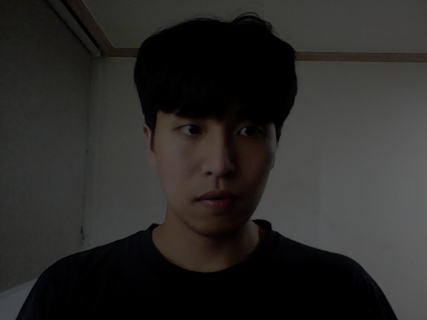
#> input picture data/face_brightness-40.png, 427 x 320 px
$ python image_absortion.py
#> lines starting #> are read from the running program, lines starting #| are printed output that depends on the picture
import cv2
import numpy as np
a=cv2.imread("./data/face_brightness-40.png")
#> a is the input picture: shape (320, 427, 3); mean B, G, R 39.8, 41.3, 42.6
b=cv2.imread("./data/face_brightness+40.png")
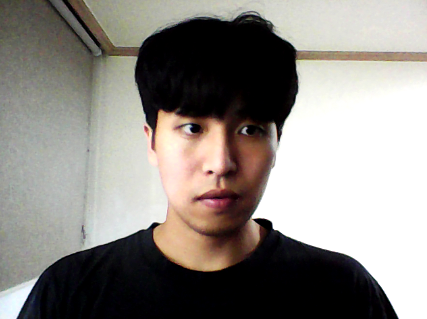
#> input picture data/face_brightness+40.png, 427 x 319 px
#> b is the input picture: shape (319, 427, 3); mean B, G, R 132, 137.1, 141.5
c=cv2.imread("./data/face_contrast-40.png")
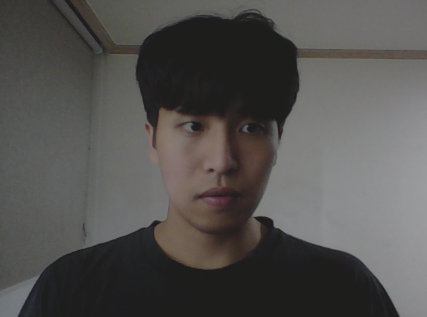
#> input picture data/face_contrast-40.png, 427 x 317 px
#> c is the input picture: shape (317, 427, 3); mean B, G, R 80.2, 81.9, 83.7
d=cv2.imread("./data/face_contrast+40.png")
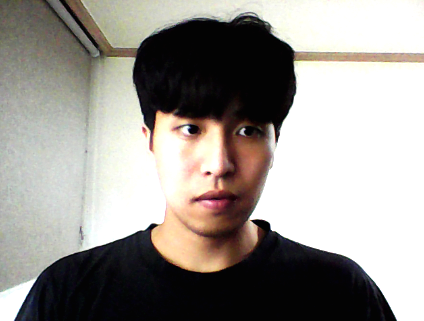
#> input picture data/face_contrast+40.png, 424 x 321 px
#> d is the input picture: shape (321, 424, 3); mean B, G, R 145.9, 151, 155.2

ah,aw,_=a.shape
#> ah = 320; aw = 427
bh,bw,_=b.shape
#> bh = 319; bw = 427
ch,cw,_=c.shape
#> ch = 317; cw = 427
dh,dw,_=d.shape
#> dh = 321; dw = 424

n1=np.zeros((ah,aw+bw,3),np.uint8)
n2=np.zeros((ch,cw+dw,3),np.uint8)

for i in range(ah):
    for j in range(aw):
        for k in range(3):
            n1[i][j][k]=a[i][j][k]
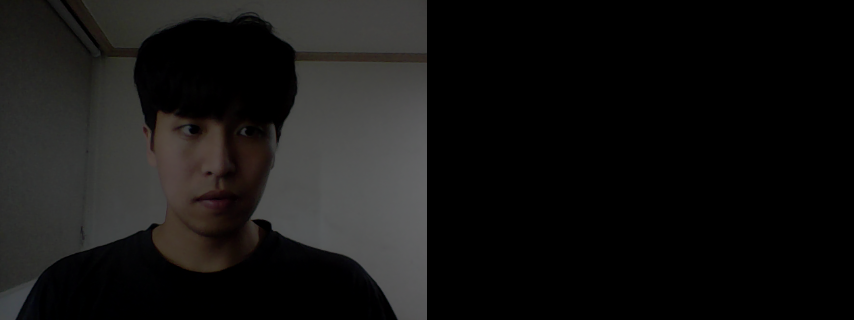
#> n1: shape (320, 854, 3); mean B, G, R 19.9, 20.7, 21.3
for i in range(bh):
    for j in range(bw):
        for k in range(3):
            try:
                n1[i][j+aw][k]=b[i][j][k]
            except:
                pass
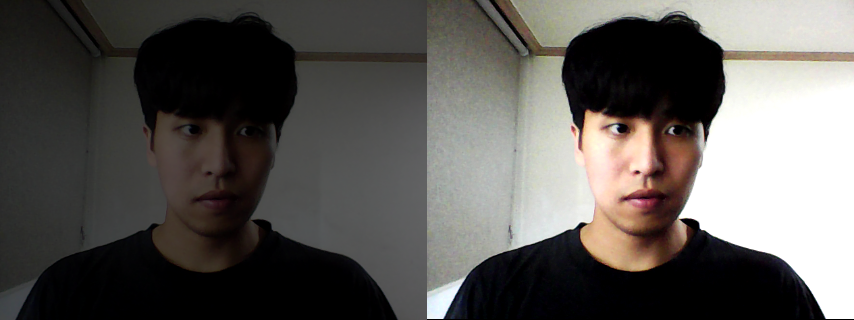
#> n1: shape (320, 854, 3); mean B, G, R 85.7, 89, 91.8
for i in range(ch):
    for j in range(cw):
        for k in range(3):
            n2[i][j][k]=c[i][j][k]
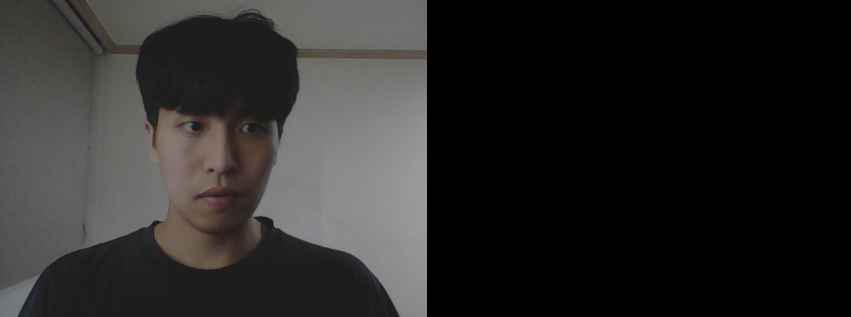
#> n2: shape (317, 851, 3); mean B, G, R 40.3, 41.1, 42
for i in range(dh):
    for j in range(dw):
        for k in range(3):
            try:
                n2[i][j+cw][k]=d[i][j][k]
            except:
                pass
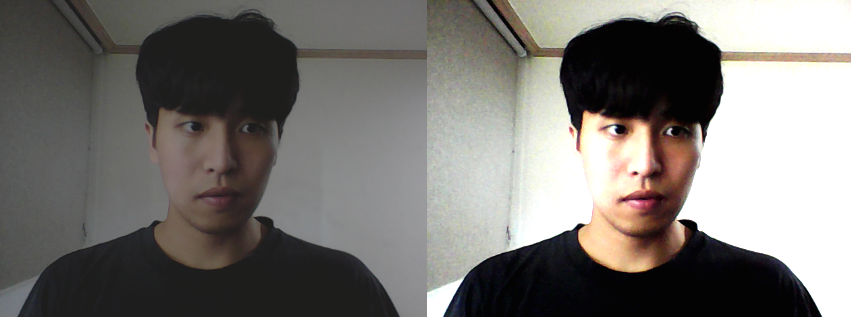
#> n2: shape (317, 851, 3); mean B, G, R 113.7, 117.1, 120.1

cv2.imwrite("./data/brightness.png",n1)
cv2.imwrite("./data/contrast.png",n2)
